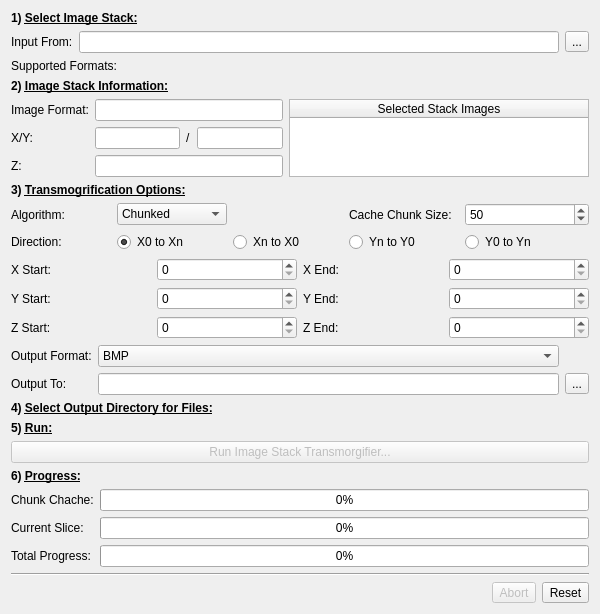
<?xml version="1.0" encoding="UTF-8"?>
<ui version="4.0">
 <class>transmogrifierForm</class>
 <widget class="QWidget" name="transmogrifierForm">
  <property name="geometry">
   <rect>
    <x>0</x>
    <y>0</y>
    <width>600</width>
    <height>600</height>
   </rect>
  </property>
  <property name="windowTitle">
   <string>Form</string>
  </property>
  <layout class="QVBoxLayout" name="verticalLayout">
   <item>
    <widget class="QLabel" name="label_6">
     <property name="text">
      <string>&lt;html&gt;&lt;head/&gt;&lt;body&gt;&lt;p&gt;&lt;span style=&quot; font-weight:600;&quot;&gt;1) &lt;/span&gt;&lt;span style=&quot; font-weight:600; text-decoration: underline;&quot;&gt;Select Image Stack:&lt;/span&gt;&lt;/p&gt;&lt;/body&gt;&lt;/html&gt;</string>
     </property>
    </widget>
   </item>
   <item>
    <layout class="QGridLayout" name="gridLayout">
     <item row="0" column="1">
      <widget class="QLineEdit" name="inputFrom">
       <property name="readOnly">
        <bool>true</bool>
       </property>
      </widget>
     </item>
     <item row="0" column="2">
      <widget class="QToolButton" name="inputFromButton">
       <property name="text">
        <string>...</string>
       </property>
      </widget>
     </item>
     <item row="0" column="0">
      <widget class="QLabel" name="label">
       <property name="text">
        <string>Input From:</string>
       </property>
      </widget>
     </item>
    </layout>
   </item>
   <item>
    <layout class="QGridLayout" name="gridLayout_4" columnstretch="0,1" columnminimumwidth="100,0">
     <property name="topMargin">
      <number>0</number>
     </property>
     <item row="0" column="0">
      <widget class="QLabel" name="label_15">
       <property name="text">
        <string>Supported Formats:</string>
       </property>
      </widget>
     </item>
     <item row="0" column="1">
      <widget class="QLabel" name="supportedImageFormats">
       <property name="text">
        <string/>
       </property>
      </widget>
     </item>
    </layout>
   </item>
   <item>
    <widget class="QLabel" name="label_2">
     <property name="text">
      <string>&lt;html&gt;&lt;head/&gt;&lt;body&gt;&lt;p&gt;&lt;span style=&quot; font-weight:600;&quot;&gt;2) &lt;/span&gt;&lt;span style=&quot; font-weight:600; text-decoration: underline;&quot;&gt;Image Stack Information:&lt;/span&gt;&lt;/p&gt;&lt;/body&gt;&lt;/html&gt;</string>
     </property>
    </widget>
   </item>
   <item>
    <layout class="QHBoxLayout" name="horizontalLayout_3" stretch="0,0">
     <property name="leftMargin">
      <number>0</number>
     </property>
     <property name="topMargin">
      <number>0</number>
     </property>
     <property name="rightMargin">
      <number>0</number>
     </property>
     <item>
      <layout class="QGridLayout" name="gridLayout_3">
       <property name="topMargin">
        <number>0</number>
       </property>
       <item row="2" column="0">
        <widget class="QLabel" name="label_3">
         <property name="text">
          <string>Z:</string>
         </property>
        </widget>
       </item>
       <item row="3" column="0">
        <spacer name="verticalSpacer">
         <property name="orientation">
          <enum>Qt::Vertical</enum>
         </property>
         <property name="sizeHint" stdset="0">
          <size>
           <width>20</width>
           <height>40</height>
          </size>
         </property>
        </spacer>
       </item>
       <item row="2" column="1">
        <widget class="QLineEdit" name="numberOfSlices">
         <property name="readOnly">
          <bool>true</bool>
         </property>
        </widget>
       </item>
       <item row="0" column="1">
        <widget class="QLineEdit" name="imageFormat">
         <property name="readOnly">
          <bool>true</bool>
         </property>
        </widget>
       </item>
       <item row="1" column="0">
        <widget class="QLabel" name="label_5">
         <property name="text">
          <string>X/Y:</string>
         </property>
        </widget>
       </item>
       <item row="0" column="0">
        <widget class="QLabel" name="label_4">
         <property name="text">
          <string>Image Format:</string>
         </property>
        </widget>
       </item>
       <item row="1" column="1">
        <layout class="QHBoxLayout" name="horizontalLayout_2">
         <property name="topMargin">
          <number>0</number>
         </property>
         <item>
          <widget class="QLineEdit" name="imageHeight">
           <property name="readOnly">
            <bool>true</bool>
           </property>
          </widget>
         </item>
         <item>
          <widget class="QLabel" name="label_7">
           <property name="text">
            <string>/</string>
           </property>
          </widget>
         </item>
         <item>
          <widget class="QLineEdit" name="imageWidth">
           <property name="readOnly">
            <bool>true</bool>
           </property>
          </widget>
         </item>
        </layout>
       </item>
      </layout>
     </item>
     <item>
      <widget class="QTableWidget" name="selectedStackFiles">
       <property name="minimumSize">
        <size>
         <width>300</width>
         <height>0</height>
        </size>
       </property>
       <property name="editTriggers">
        <set>QAbstractItemView::NoEditTriggers</set>
       </property>
       <property name="dragDropOverwriteMode">
        <bool>false</bool>
       </property>
       <attribute name="horizontalHeaderStretchLastSection">
        <bool>true</bool>
       </attribute>
       <attribute name="verticalHeaderStretchLastSection">
        <bool>false</bool>
       </attribute>
       <column>
        <property name="text">
         <string>Selected Stack Images</string>
        </property>
       </column>
      </widget>
     </item>
    </layout>
   </item>
   <item>
    <widget class="QLabel" name="label_8">
     <property name="text">
      <string>&lt;html&gt;&lt;head/&gt;&lt;body&gt;&lt;p&gt;&lt;span style=&quot; font-weight:600;&quot;&gt;3) &lt;/span&gt;&lt;span style=&quot; font-weight:600; text-decoration: underline;&quot;&gt;Transmogrification Options:&lt;/span&gt;&lt;/p&gt;&lt;/body&gt;&lt;/html&gt;</string>
     </property>
    </widget>
   </item>
   <item>
    <layout class="QGridLayout" name="gridLayout_6" columnstretch="0,0,0,0,1" columnminimumwidth="100,110,110,110,0">
     <property name="topMargin">
      <number>0</number>
     </property>
     <item row="1" column="3">
      <widget class="QLabel" name="label_16">
       <property name="text">
        <string>Cache Chunk Size:</string>
       </property>
      </widget>
     </item>
     <item row="2" column="0">
      <widget class="QLabel" name="label_9">
       <property name="text">
        <string>Direction:</string>
       </property>
      </widget>
     </item>
     <item row="1" column="0">
      <widget class="QLabel" name="label_19">
       <property name="text">
        <string>Algorithm:</string>
       </property>
      </widget>
     </item>
     <item row="1" column="4">
      <widget class="QSpinBox" name="cacheChuckSize">
       <property name="minimum">
        <number>10</number>
       </property>
       <property name="maximum">
        <number>100</number>
       </property>
       <property name="singleStep">
        <number>10</number>
       </property>
       <property name="value">
        <number>50</number>
       </property>
      </widget>
     </item>
     <item row="2" column="2">
      <widget class="QRadioButton" name="directionXntoX0">
       <property name="text">
        <string>Xn to X0</string>
       </property>
      </widget>
     </item>
     <item row="2" column="1">
      <widget class="QRadioButton" name="directionX0toXn">
       <property name="text">
        <string>X0 to Xn</string>
       </property>
       <property name="checked">
        <bool>true</bool>
       </property>
      </widget>
     </item>
     <item row="2" column="4">
      <widget class="QRadioButton" name="directionY0toYn">
       <property name="text">
        <string>Y0 to Yn</string>
       </property>
      </widget>
     </item>
     <item row="2" column="3">
      <widget class="QRadioButton" name="directionYntoY0">
       <property name="text">
        <string>Yn to Y0</string>
       </property>
      </widget>
     </item>
     <item row="1" column="1">
      <widget class="QComboBox" name="algorithmComboBox">
       <item>
        <property name="text">
         <string>Chunked</string>
        </property>
       </item>
       <item>
        <property name="text">
         <string>Basic</string>
        </property>
       </item>
      </widget>
     </item>
    </layout>
   </item>
   <item>
    <layout class="QGridLayout" name="gridLayout_7">
     <property name="topMargin">
      <number>0</number>
     </property>
     <item row="1" column="0">
      <widget class="QLabel" name="label_22">
       <property name="text">
        <string>Y Start:</string>
       </property>
      </widget>
     </item>
     <item row="0" column="2">
      <widget class="QLabel" name="label_24">
       <property name="text">
        <string>X End:</string>
       </property>
      </widget>
     </item>
     <item row="0" column="0">
      <widget class="QLabel" name="label_21">
       <property name="text">
        <string>X Start:</string>
       </property>
      </widget>
     </item>
     <item row="0" column="1">
      <widget class="QSpinBox" name="xStartValue"/>
     </item>
     <item row="2" column="0">
      <widget class="QLabel" name="label_23">
       <property name="text">
        <string>Z Start:</string>
       </property>
      </widget>
     </item>
     <item row="0" column="3">
      <widget class="QSpinBox" name="xEndValue"/>
     </item>
     <item row="1" column="2">
      <widget class="QLabel" name="label_25">
       <property name="text">
        <string>Y End:</string>
       </property>
      </widget>
     </item>
     <item row="2" column="2">
      <widget class="QLabel" name="label_26">
       <property name="text">
        <string>Z End:</string>
       </property>
      </widget>
     </item>
     <item row="1" column="1">
      <widget class="QSpinBox" name="yStartValue"/>
     </item>
     <item row="2" column="1">
      <widget class="QSpinBox" name="zStartValue"/>
     </item>
     <item row="1" column="3">
      <widget class="QSpinBox" name="yEndValue"/>
     </item>
     <item row="2" column="3">
      <widget class="QSpinBox" name="zEndValue"/>
     </item>
    </layout>
   </item>
   <item>
    <layout class="QGridLayout" name="gridLayout_2">
     <property name="topMargin">
      <number>0</number>
     </property>
     <item row="1" column="3">
      <widget class="QToolButton" name="outputToButton">
       <property name="text">
        <string>...</string>
       </property>
      </widget>
     </item>
     <item row="1" column="2">
      <widget class="QLineEdit" name="outputTo">
       <property name="readOnly">
        <bool>true</bool>
       </property>
      </widget>
     </item>
     <item row="1" column="0">
      <widget class="QLabel" name="label_12">
       <property name="text">
        <string>Output To:</string>
       </property>
      </widget>
     </item>
     <item row="0" column="0">
      <widget class="QLabel" name="label_20">
       <property name="text">
        <string>Output Format:</string>
       </property>
      </widget>
     </item>
     <item row="0" column="2">
      <widget class="QComboBox" name="outputFormatComboBox">
       <property name="sizeAdjustPolicy">
        <enum>QComboBox::AdjustToContentsOnFirstShow</enum>
       </property>
       <item>
        <property name="text">
         <string>BMP</string>
        </property>
       </item>
       <item>
        <property name="text">
         <string>JPEG</string>
        </property>
       </item>
       <item>
        <property name="text">
         <string>PNG</string>
        </property>
       </item>
       <item>
        <property name="text">
         <string>TIFF</string>
        </property>
       </item>
      </widget>
     </item>
    </layout>
   </item>
   <item>
    <widget class="QLabel" name="label_11">
     <property name="text">
      <string>&lt;html&gt;&lt;head/&gt;&lt;body&gt;&lt;p&gt;&lt;span style=&quot; font-weight:600;&quot;&gt;4) &lt;/span&gt;&lt;span style=&quot; font-weight:600; text-decoration: underline;&quot;&gt;Select Output Directory for Files:&lt;/span&gt;&lt;/p&gt;&lt;/body&gt;&lt;/html&gt;</string>
     </property>
    </widget>
   </item>
   <item>
    <widget class="QLabel" name="label_10">
     <property name="text">
      <string>&lt;html&gt;&lt;head/&gt;&lt;body&gt;&lt;p&gt;&lt;span style=&quot; font-weight:600;&quot;&gt;5) &lt;/span&gt;&lt;span style=&quot; font-weight:600; text-decoration: underline;&quot;&gt;Run:&lt;/span&gt;&lt;/p&gt;&lt;/body&gt;&lt;/html&gt;</string>
     </property>
    </widget>
   </item>
   <item>
    <widget class="QPushButton" name="runButton">
     <property name="enabled">
      <bool>false</bool>
     </property>
     <property name="text">
      <string>Run Image Stack Transmorgifier...</string>
     </property>
    </widget>
   </item>
   <item>
    <widget class="QLabel" name="label_14">
     <property name="text">
      <string>&lt;html&gt;&lt;head/&gt;&lt;body&gt;&lt;p&gt;&lt;span style=&quot; font-weight:600;&quot;&gt;6) &lt;/span&gt;&lt;span style=&quot; font-weight:600; text-decoration: underline;&quot;&gt;Progress:&lt;/span&gt;&lt;/p&gt;&lt;/body&gt;&lt;/html&gt;</string>
     </property>
    </widget>
   </item>
   <item>
    <layout class="QGridLayout" name="gridLayout_5">
     <property name="topMargin">
      <number>0</number>
     </property>
     <item row="1" column="1">
      <widget class="QProgressBar" name="imageProgressBar">
       <property name="maximum">
        <number>10000</number>
       </property>
       <property name="value">
        <number>0</number>
       </property>
       <property name="textVisible">
        <bool>true</bool>
       </property>
       <property name="format">
        <string>%p%</string>
       </property>
      </widget>
     </item>
     <item row="2" column="1">
      <widget class="QProgressBar" name="totalProgressBar">
       <property name="enabled">
        <bool>true</bool>
       </property>
       <property name="value">
        <number>0</number>
       </property>
       <property name="textVisible">
        <bool>true</bool>
       </property>
       <property name="orientation">
        <enum>Qt::Horizontal</enum>
       </property>
       <property name="invertedAppearance">
        <bool>false</bool>
       </property>
       <property name="textDirection">
        <enum>QProgressBar::TopToBottom</enum>
       </property>
       <property name="format">
        <string>%p%</string>
       </property>
      </widget>
     </item>
     <item row="2" column="0">
      <widget class="QLabel" name="label_18">
       <property name="text">
        <string>Total Progress:</string>
       </property>
      </widget>
     </item>
     <item row="1" column="0">
      <widget class="QLabel" name="label_17">
       <property name="text">
        <string>Current Slice:</string>
       </property>
      </widget>
     </item>
     <item row="0" column="1">
      <widget class="QProgressBar" name="chunkProgressBar">
       <property name="value">
        <number>0</number>
       </property>
      </widget>
     </item>
     <item row="0" column="0">
      <widget class="QLabel" name="label_13">
       <property name="text">
        <string>Chunk Chache:</string>
       </property>
      </widget>
     </item>
    </layout>
   </item>
   <item>
    <widget class="Line" name="line">
     <property name="orientation">
      <enum>Qt::Horizontal</enum>
     </property>
    </widget>
   </item>
   <item>
    <layout class="QHBoxLayout" name="horizontalLayout_5">
     <property name="topMargin">
      <number>0</number>
     </property>
     <item>
      <spacer name="horizontalSpacer">
       <property name="orientation">
        <enum>Qt::Horizontal</enum>
       </property>
       <property name="sizeHint" stdset="0">
        <size>
         <width>40</width>
         <height>20</height>
        </size>
       </property>
      </spacer>
     </item>
     <item>
      <widget class="QToolButton" name="abortButton">
       <property name="enabled">
        <bool>false</bool>
       </property>
       <property name="text">
        <string>Abort</string>
       </property>
      </widget>
     </item>
     <item>
      <widget class="QToolButton" name="resetButton">
       <property name="text">
        <string>Reset</string>
       </property>
      </widget>
     </item>
    </layout>
   </item>
  </layout>
 </widget>
 <resources/>
 <connections/>
</ui>
